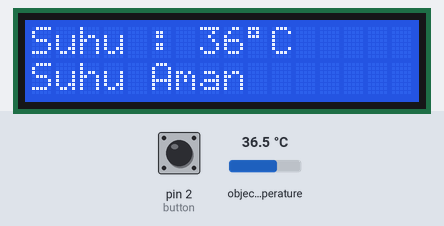
Simulated run of this sketch. Board: Arduino Uno, built with avr-gcc and run on an emulated ATmega328P. On the bench: 16×2 character LCD. The test bench sets the inputs (shaded band); at power-on: pin 2 (button) HIGH, object temperature 36.5 °C. The audio player accepts every command and is not drawn; what the sketch prints to the serial monitor is not drawn.

Above: at 1.2 s.
1.3 s: pin 2 (button) pulled LOW for 0.15 s
4.4 s: object temperature set to 37.6 °C
At 6.0 s:
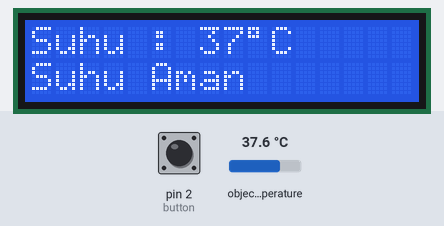
6.8 s: object temperature set to 38.2 °C
At 8.0 s:
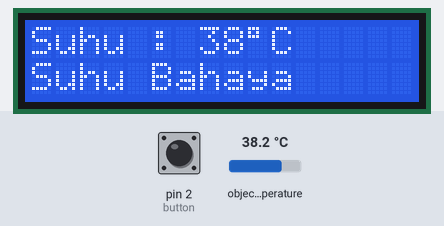
8.3 s: object temperature set to 20 °C
At 8.8 s:
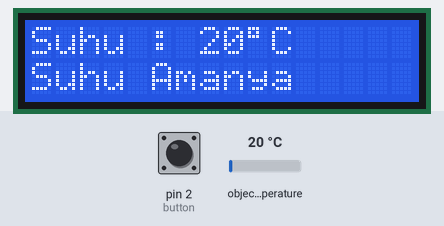
9.8 s: pin 2 (button) pulled LOW for 1 s
At 14.6 s:
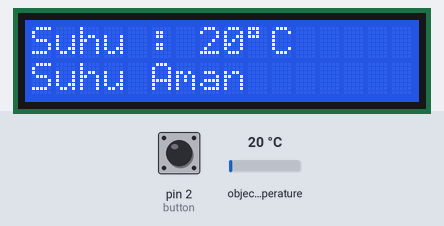
Timing chart, 0 to 14.8 s (numbered marks = the images above; inputs shaded):
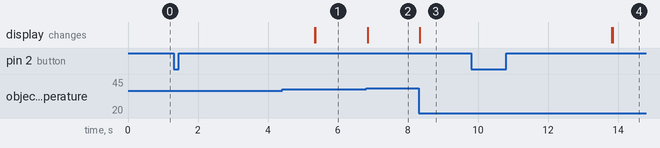

Measured:
- the behaviour switches between 37.9 and 38 °C on object temperature (found by bisection; images 1 and 2)
- after the input at 1.3 s, every drawn part: stays the same
- after the input at 4.4 s, the display: first differs from a run without the input after 0.96 s (image 1)
- after the input at 6.8 s, the display: changes after 0.05 s (image 2)
- after the input at 8.3 s, the display: changes at once (image 3)
- after the input at 9.8 s, the display: first changes after 4.0 s (image 4 shows a later state)

The sketch:

contactles_temp.ino
```cpp
#include <Wire.h>
#include <SoftwareSerial.h>
#include <LiquidCrystal_I2C.h> //include melalaui file
#include <DFPlayer_Mini_Mp3.h> //include melalui file
#include <Adafruit_MLX90614.h> //instal di library manager
LiquidCrystal_I2C lcd (0x27, 16, 2);
SoftwareSerial mySerial(11, 10); //RX, TX
Adafruit_MLX90614 mlx = Adafruit_MLX90614();
int temp;
#define button 2
String result;

void setup() {
  Serial.begin(9600);
  Serial.println("Adafruit MLX90614 test");
  mlx.begin();
  lcd.begin();
  mySerial.begin (9600);
  mp3_set_serial (mySerial);
  mp3_set_volume (50);
  pinMode(button,INPUT_PULLUP);

}

void loop() {
//  lcd.setCursor (0,0);
//  lcd.print("Cek Suhu Tubuh: ");

  temp = mlx.readObjectTempC();
  Serial.print("tObject = "); Serial.print(temp); Serial.println("*C");
  Serial.println();

  if (temp >= 38){
    result = "Suhu Bahaya";
  }else {
    result = "Suhu Aman";
  }

    lcd.setCursor (0,0);
    lcd.print("Suhu : ");
    lcd.print(temp);
    lcd.print((char)223);
    lcd.print("C    ");
    lcd.setCursor (0,1);
    lcd.print(result);

  if (digitalRead(button) == 0 ){
    lcd.setCursor (0,0);
    lcd.print("Suhu : ");
    lcd.print(temp);
    lcd.print((char)223);
    lcd.print("C    ");
    lcd.setCursor (0,1);
    lcd.print(result);
    mp3_play (temp);
    delay(2000);
    mp3_play(111);
    delay(2000);
    lcd.clear();
  }

}
```
